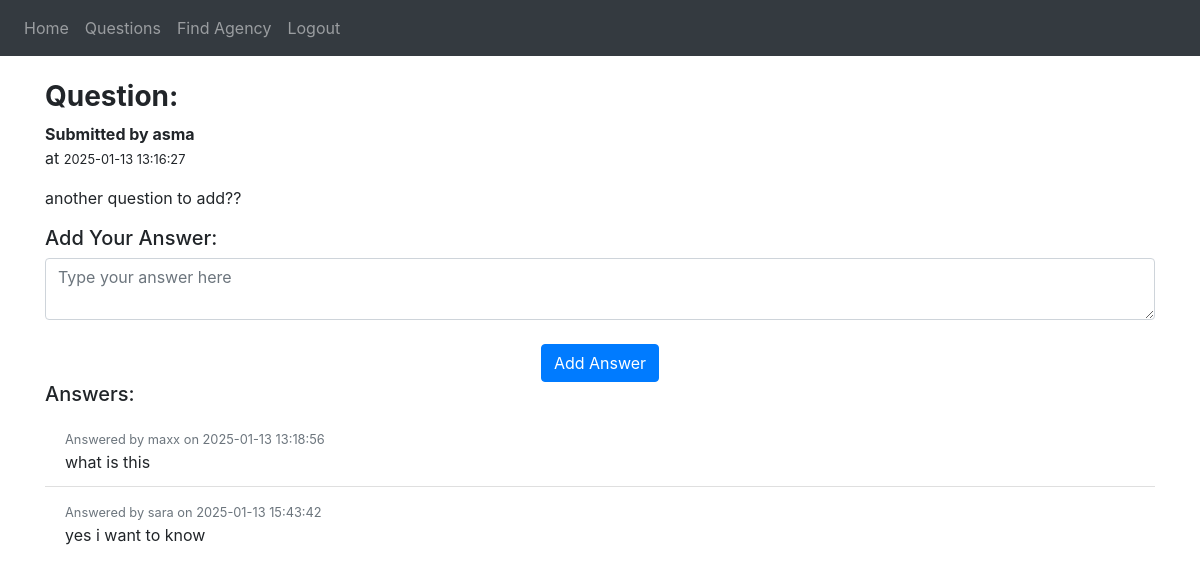
The app's page /question/2 (signed in) with its own data.
### configuration/models.py (models this page shows)
class User(db.Model, UserMixin):
    __tablename__ = 'user'
    id = db.Column(db.Integer, primary_key=True)
    phoneNumber = db.Column(db.String(15), unique=True, nullable=False)  # Pre-existing
    username = db.Column(db.String(120), unique=True, nullable=True)   # Added during signup
    passwordHash = db.Column(db.String(128), nullable=True)         # Added during signup
    bonusPlan = db.Column(db.Integer, nullable=False)          # Pre-existing
    usageHistory = db.relationship('UsageHistory', back_populates='user', cascade='all, delete-orphan')
    balance = db.relationship('Balance', uselist=False, back_populates='user', cascade='all, delete-orphan')
    rechargeHistory = db.relationship('Recharge', back_populates='user', cascade='all, delete-orphan')
    questions = db.relationship('Question', back_populates='user', cascade='all, delete-orphan')
    answers = db.relationship('Answer', back_populates='user', cascade='all, delete-orphan')

class Question(db.Model):
    __tablename__ = 'question'
    id = db.Column(db.Integer, primary_key=True)
    userId = db.Column(db.Integer, db.ForeignKey('user.id'), nullable=False)  # Foreign Key to User table
    content = db.Column(db.Text, nullable=False)  # Detailed question content
    submittedAt = db.Column(db.DateTime, default=func.now(), nullable=False)  # when the question was submitted
    user = db.relationship('User', back_populates='questions')
    answers = db.relationship('Answer', back_populates='question', cascade='all, delete-orphan')

class Answer(db.Model):
    __tablename__ = 'answer'
    id = db.Column(db.Integer, primary_key=True)
    questionId = db.Column(db.Integer, db.ForeignKey('question.id'), nullable=False)  # Foreign Key to Questions table
    userId = db.Column(db.Integer, db.ForeignKey('user.id'), nullable=False)  # Foreign Key to User table
    content = db.Column(db.Text, nullable=False)  # Content of the answer
    submittedAt = db.Column(db.DateTime, default=func.now(), nullable=False)  # when the answer was submitted
    question = db.relationship('Question', back_populates='answers')
    user = db.relationship('User', back_populates='answers')

### configuration/blueprint.py (the view, shortened to what this page needs)
@blp.route('/question/<int:question_id>', methods=['GET', 'POST'])
@login_required
def answers(question_id):
    question = Question.query.get_or_404(question_id)
    return render_template("answers.html", user=current_user, question=question)

### configuration/__init__.py (called while the page is built)
def create_application():
    app = Flask(__name__)
    app.config['SECRET_KEY'] = 'TTapp'
    app.config['SQLALCHEMY_DATABASE_URI'] = f'sqlite:///{DB_NAME}'
    db.init_app(app)
    app.register_blueprint(blp, url_prefix='/')
    app.register_blueprint(apiblp)
    login_manager = LoginManager()
    login_manager.login_view = 'blp.login'
    login_manager.init_app(app)
    @login_manager.user_loader
    def load_user(id):
        return User.query.get(int(id))
    return app

### configuration/templates/answers.html (shortened to what this page needs)
{% extends "theme.html" %}
{% block content %}
    <h3><strong>Question:</strong></h3>
    <p><strong> Submitted by {{ question.user.username }}</strong>
    <br>at <small>{{ question.submittedAt.strftime('%Y-%m-%d %H:%M:%S') }}</small></p>
    <p>{{ question.content }}</p>
    <h5>Add Your Answer:</h5>
    <form method="POST">
        <textarea name="answer" class="form-control" placeholder="Type your answer here"></textarea>
        <br />
        <div align="center">
            <button type="submit" class="btn btn-primary">Add Answer</button>
        </div>
    </form>
    <h5>Answers:</h5>
    <ul class="list-group list-group-flush">
        {% for answer in question.answers %}
            <li class="list-group-item">
                <small class="text-muted">Answered by {{ answer.user.username }} on {{ answer.submittedAt.strftime('%Y-%m-%d %H:%M:%S') }}</small>
                <br />
                {{ answer.content }}
            </li>
        {% else %}
            <li class="list-group-item">No answers yet.</li>
        {% endfor %}
    </ul>
{% endblock %}

### records on screen
User: user.username "asma"
Question: submittedAt "2025-01-13 13:16:27", content "another question to add??"
Answer: user.username "maxx", submittedAt "2025-01-13 13:18:56", content "what is this"
Answer: user.username "sara", submittedAt "2025-01-13 15:43:42", content "yes i want to know"
